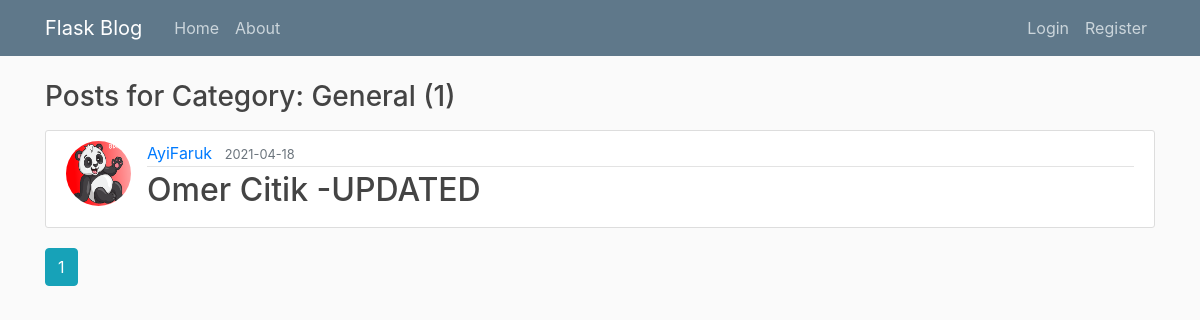
Page /post/filter/1 on the earlier database version.
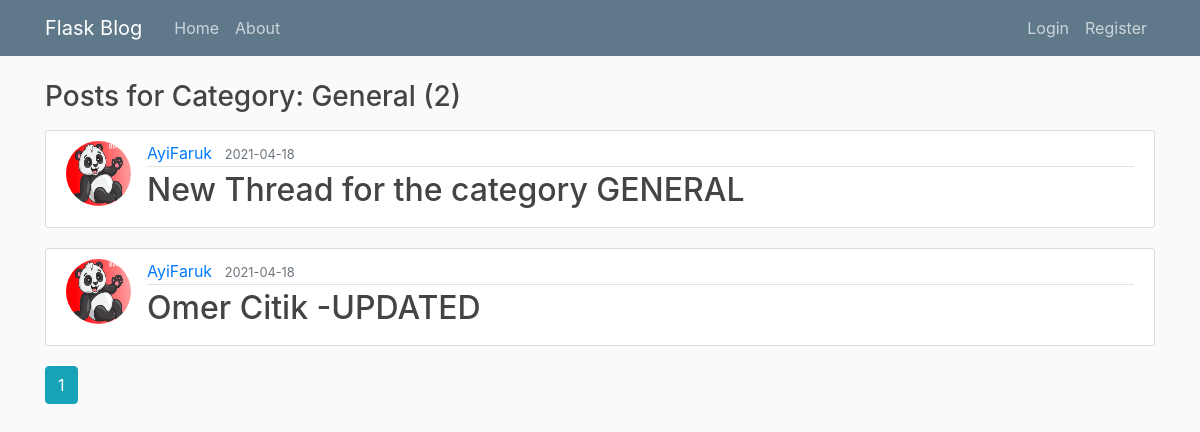
Same page on the later database version.
### app/models.py (models this page shows, shortened)
class Post(db.Model):
    id = db.Column(db.Integer, primary_key=True)
    title = db.Column(db.String(100), nullable=False)
    date_posted = db.Column(db.DateTime, nullable=False, default=datetime.utcnow)
    content = db.Column(db.Text, nullable=False)
    user_id = db.Column(db.Integer, db.ForeignKey('user.id'), nullable=False)
    comments=  db.relationship('Comment', backref='thread', lazy=True)
    category_id = db.Column(db.Integer, db.ForeignKey('category.id'), nullable=False)

class User(db.Model, UserMixin):
    id = db.Column(db.Integer, primary_key=True)
    username = db.Column(db.String(20), unique=True, nullable=False)
    email = db.Column(db.String(120), unique=True, nullable=False)
    password = db.Column(db.String(120), nullable=False)
    image_file = db.Column(db.String(20), nullable=False, default='default.jpg')
    posts=  db.relationship('Post', backref='author', lazy=True)
    comments=  db.relationship('Comment', backref='authorCom', lazy=True)

### app/posts/routes.py (the view)
@posts.route("/post/filter/<int:category>")
def filter_posts(category):
    page = request.args.get('page', 1, type=int)
    category = Category.query.get_or_404(category)   # Get the Post or return 404 if post not exist
    posts = Post.query.filter_by(category=category)\
        .order_by(Post.date_posted.desc())\
        .paginate(page=page, per_page=5)
    return render_template('filter_posts.html', posts=posts, category=category)

### app/templates/filter_posts.html
{% extends "layout2.html" %}
{% block content %}
    <h3 class="mb-3">Posts for Category: {{ category.category }} ({{ posts.total }})</h3>
    {% for post in posts.items %}
        <article class="media content-section">
          <img class="rounded-circle article-img" src="{{ url_for('static', filename='profile_pics/' + post.author.image_file) }}">
          <div class="media-body">
            <div class="article-metadata">
              <a class="mr-2" href="{{ url_for('users.user_posts', username=post.author.username) }}">{{ post.author.username }}</a>
              <small class="text-muted">{{ post.date_posted.strftime('%Y-%m-%d') }}</small>
            </div>
            <h2><a class="article-title" href="{{ url_for('posts.post', post_id=post.id) }}">{{ post.title }}</a></h2>
          </div>
        </article>
    {% endfor %}
    {% for page_num in posts.iter_pages(left_edge=1, right_edge=1, left_current=1, right_current=2) %}
      {% if page_num %}
        {% if posts.page == page_num %}
          <a class="btn btn-info mb-4" href="{{ url_for('posts.filter_posts', category=category.id, page=page_num) }}">{{ page_num }}</a>
        {% else %}
          <a class="btn btn-outline-info mb-4" href="{{ url_for('posts.filter_posts', category=category.id, page=page_num) }}">{{ page_num }}</a>
        {% endif %}
      {% else %}
        ...
      {% endif %}
    {% endfor %}
{% endblock content %}

Differences in the rows shown:
added Post: image_file (placeholder picture), author.username "AyiFaruk", date_posted "2021-04-18", title "New Thread for the category GENERAL"
Other differences:
{{ posts.total }}: "1" → "2"
